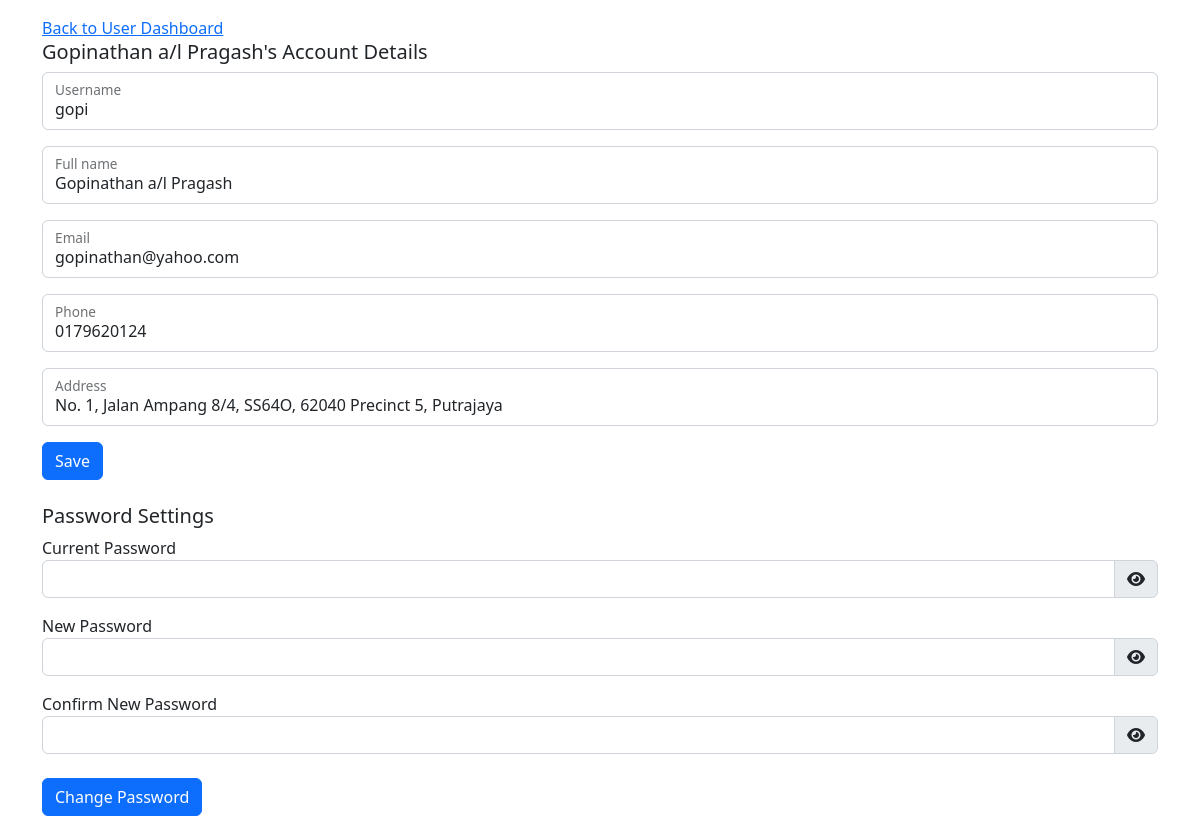
The page /php/user_edit_detail.php (signed in) on the database as committed earlier.
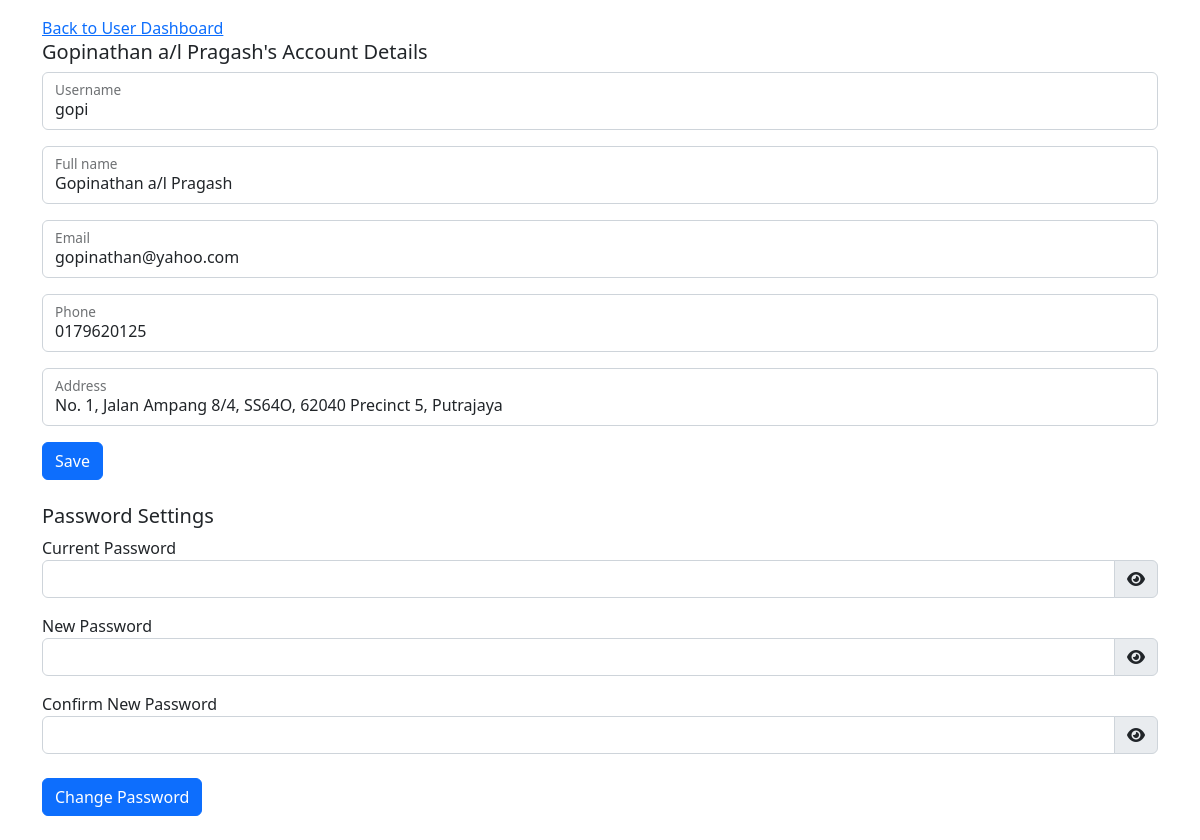
The same page on the database as committed later.
### tables this page shows
CREATE TABLE `user` (
  `user_id` int(11) NOT NULL,
  `user_username` varchar(50) NOT NULL,
  `user_password` varchar(100) NOT NULL,
  `user_name` varchar(100) NOT NULL,
  `user_email` varchar(100) NOT NULL,
  `user_phone` varchar(20) NOT NULL,
  `user_address` varchar(100) NOT NULL,
  `user_level` int(11) NOT NULL
);

### php/user_edit_detail.php (the view, shortened to what this page needs)
<!DOCTYPE html>
<html lang="en">
<head>
    <link rel="stylesheet" href="style.css" />
    <link rel="stylesheet" href="../js/script.js" />
    <link href="https://cdn.jsdelivr.net/npm/bootstrap@5.2.2/dist/css/bootstrap.min.css" rel="stylesheet">
    <link rel="stylesheet" href="https://cdnjs.cloudflare.com/ajax/libs/font-awesome/6.2.0/css/all.min.css" />
</head>
<body>
    <?php
    if (isset($_SESSION['user_id']) && ($_SESSION['user_level'] == 3 || $_SESSION['user_level'] == 2 || $_SESSION['user_level'] == 1)) {
        include_once 'dbcon.php';
        $query = "SELECT * FROM user WHERE user_id=?";
        $stmt = $con->prepare($query);
        $stmt->bind_param("i", $_SESSION['user_id']);
        $stmt->execute();
        $result = $stmt->get_result();
        $r = $result->fetch_assoc();
    } else {
        header("Location: ../index.php");
    }
    ?>
    <div class="container my-3">
        <?php
        if ($r['user_level'] == 1) {
            echo '<a href="admin/admin.php" class="link-primary">Back to Admin Dashboard</a>';
        } else if ($r['user_level'] == 2) {
            echo '<a href="auditor/auditor.php" class="link-primary">Back to Auditor Dashboard</a>';
        } else if ($r['user_level'] == 3) {
            echo '<a href="donator/donator.php" class="link-primary">Back to User Dashboard</a>';
        }
        ?>
        <p class=" h5"><?php echo $r["user_name"]; ?>'s Account Details</p>
        <form action="user_edit_action.php" method="POST" class="row g-2">
            <div class="form-group mb-2">
                <div class="form-floating">
                    <input type="text" id="username" name="username" class="form-control" placeholder="Input username" value="<?php echo $r['user_username'] ?>">
                    <label for="username" class="form-label">Username</label>
                </div>
            </div>
            <div class="form-group mb-2">
                <div class="form-floating">
                    <input type="text" id="name" name="name" class="form-control" placeholder="Input name" value="<?php echo $r['user_name'] ?>">
                    <label for="name" class="form-label">Full name</label>
                </div>
            </div>
            <div class="form-group mb-2">
                <div class="form-floating">
                    <input type="email" id="email" name="email" class="form-control" placeholder="Input email" value="<?php echo $r['user_email'] ?>">
                    <label for="email" class="form-label">Email</label>
                </div>
            </div>
            <div class="form-group mb-2">
                <div class="form-floating">
                    <input type="text" id="phone" name="phone" class="form-control" placeholder="Input phone" value="<?php echo $r['user_phone'] ?>">
                    <label for="phone" class="form-label">Phone</label>
                </div>
            </div>
            <div class="form-group mb-2">
                <div class="form-floating">
                    <textarea id="address" name="address" class="form-control" placeholder="Input address" rows="2"><?php echo $r['user_address'] ?></textarea>
                    <label for="address" class="form-label">Address</label>
                </div>
            </div>
            <div class="form-group mb-4">
                <button type="Submit" class="btn btn-primary" value="Submit" name="edit-action-button">Save</button>
            </div>
        </form>
        <p class="h5">Password Settings</p>
        <form action="user_edit_action.php" method="POST" class="row g-2">
            <div class="form-group mb-2">
                <label for="currentPassword">Current Password</label>
                <div class="input-group">
                    <input type="password" class="form-control" id="currentPassword" name="currentPassword" data-toggle="password" required>
                    <div class="input-group-text">
                        <i class="fa fa-eye" style="cursor: pointer"></i>
                    </div>
                </div>
            </div>
            <div class="form-group mb-2">
                <label for="newPassword">New Password</label>
                <div class="input-group">
                    <input type="password" class="form-control" id="newPassword" name="newPassword" data-toggle="password" required>
                    <div class="input-group-text">
                        <i class="fa fa-eye" style="cursor: pointer"></i>
                    </div>
                </div>
            </div>
            <div class="form-group">
                <label for="confirmNewPassword">Confirm New Password</label>
                <div class="input-group">
                    <input type="password" class="form-control" id="confirmNewPassword" name="confirmNewPassword" data-toggle="password" required>
                    <div class="input-group-text">
                        <i class="fa fa-eye" style="cursor: pointer"></i>
                    </div>
                </div>
            </div>
            <div class="form-group mb-2">
                <button type="Submit" class="btn btn-primary" value="Submit" name="edit-password-button">Change Password</button>
            </div>
        </form>
    </div>
</body>
</html>

### php/style.css (style rules this page uses)
:root { scroll-behavior: smooth; }
body { font-family: "Open Sans", sans-serif; background: #f6f9ff; color: #444444; }
a { color: #4154f1; text-decoration: none; }
textarea { resize: none !important; }
a { text-decoration: none; }

Rows that differ between the two databases and show on the page:
changed user "Gopinathan a/l Pragash": phone "0179620124" → "0179620125"
